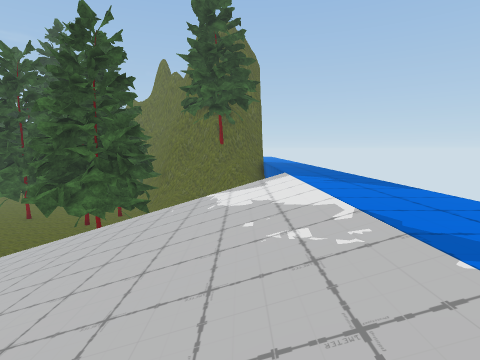
view 1 (above)

24 first-person views from a walk through a scene from a Unity 3-D project. The camera is 1.2 m above the floor, tilts 6° down and sees 80° across. The floor is counted in squares, 1 m on a side. Each view is taken from the middle of a square. On the plan, view 1 faces up. The plan holds only what a view shows up to about 13 squares ahead; the rest is blank. The place goes on beyond the plan. The player is left out. Some surface patterns are stand-ins.

view 2
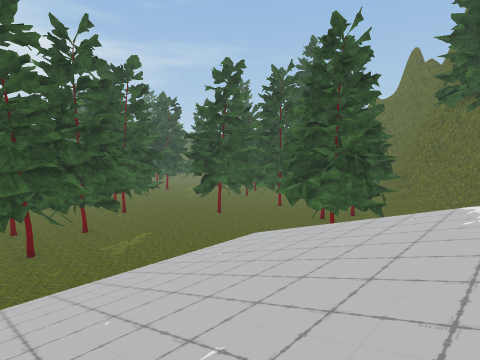

view 3
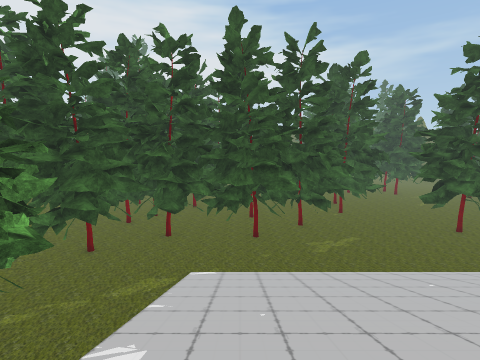

view 4
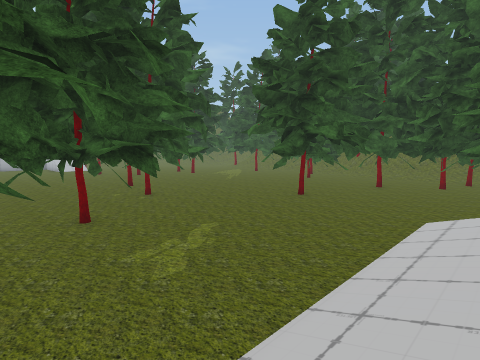

view 5
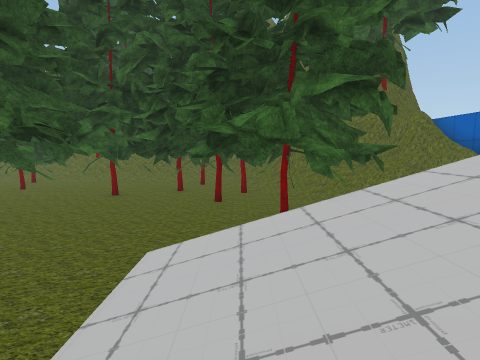

view 6
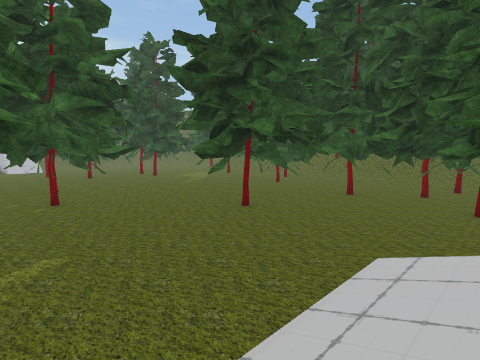

view 7
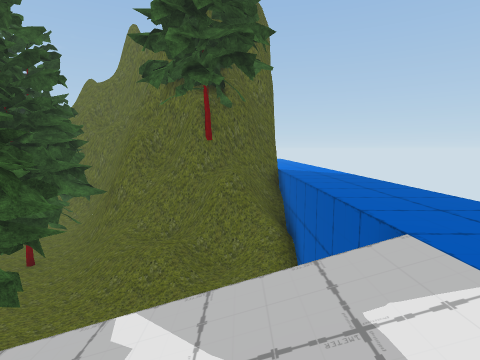

view 8
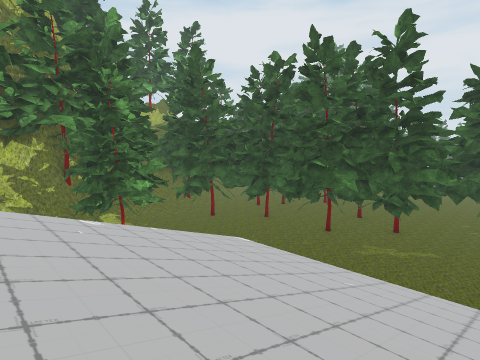

view 9
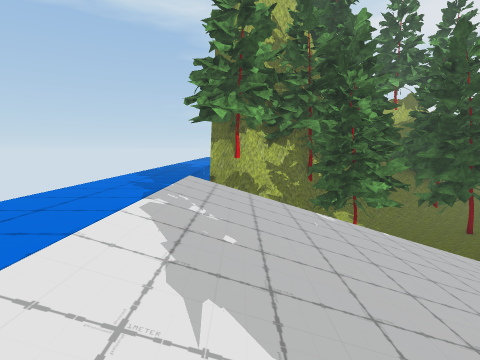

view 10
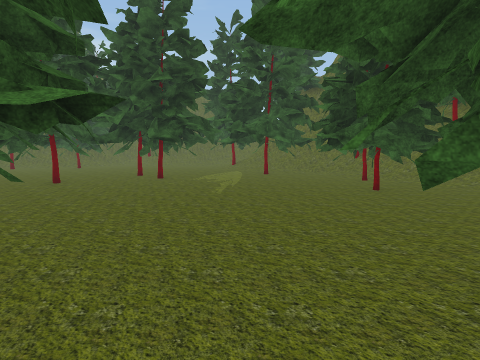

view 11
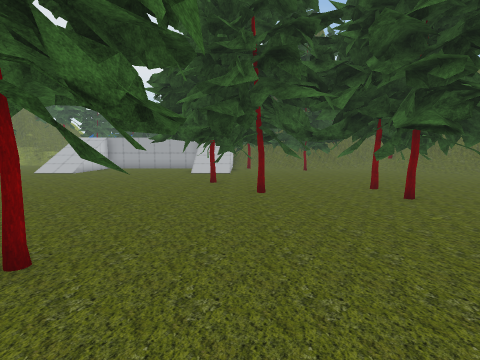

view 12
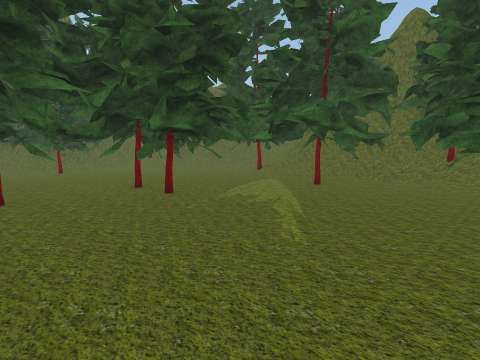

view 13
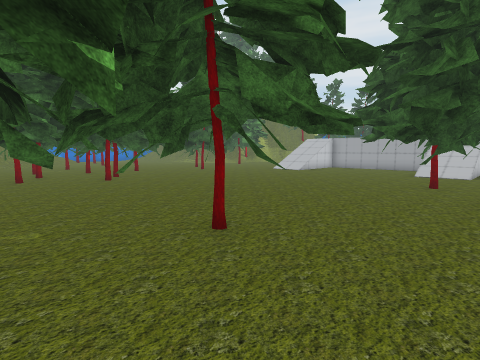

view 14
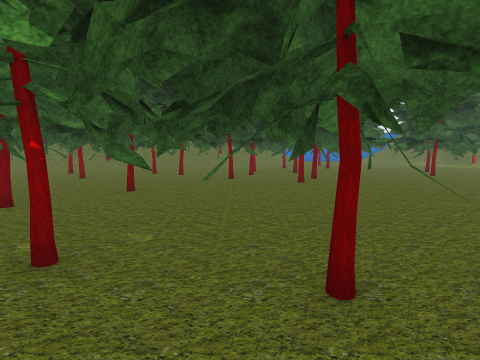

view 15
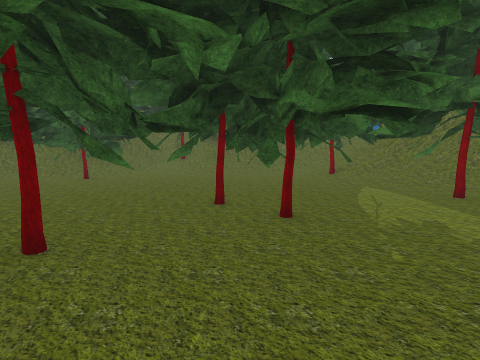

view 16
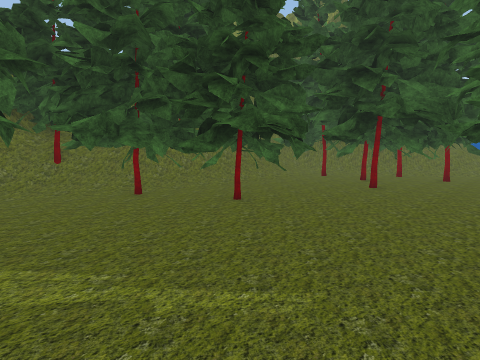

view 17
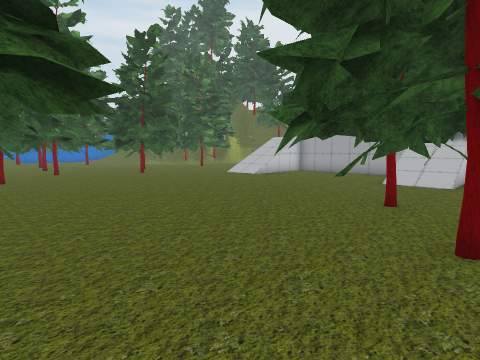

view 18
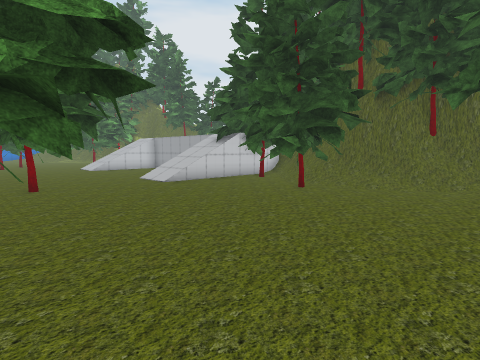

view 19
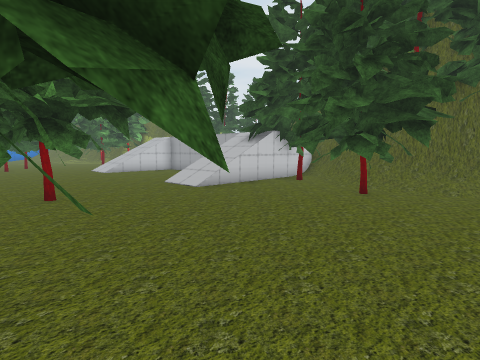

view 20
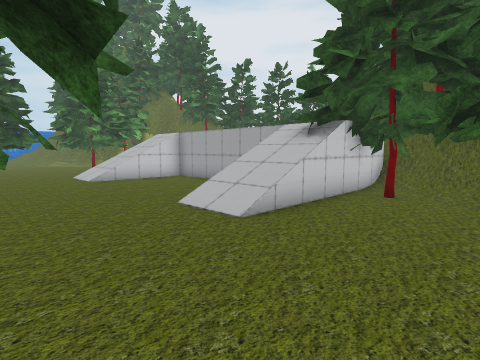

view 21
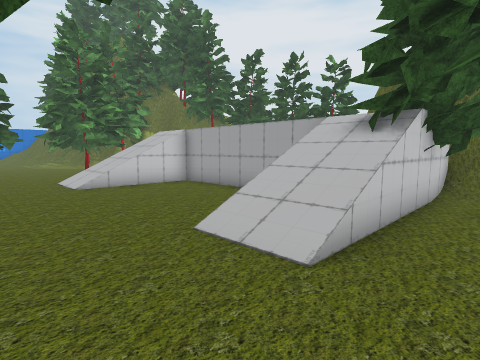

view 22
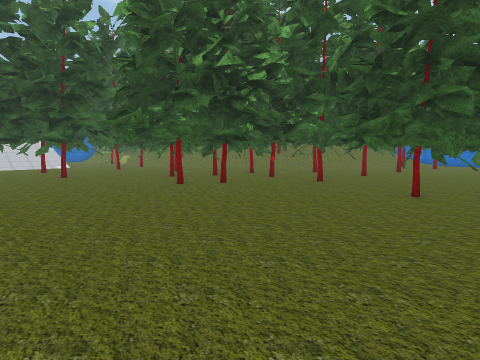

view 23
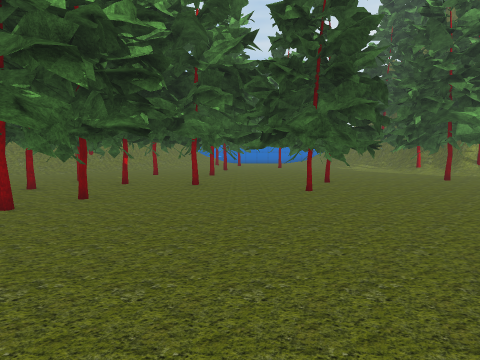

view 24
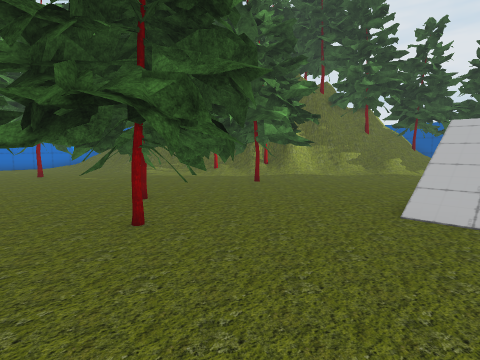

### Floor plan
Key: @ floor where view 1 was taken; # wall or solid block; x gap in a wall; . main floor; : floor 3 m higher than the main floor; / step, stairs or slope; = window, fence, low wall or low ledge; v drop or lower ground; T thing the floor can be seen under or through.
Columns run from 40 left of view 1 to 3 right of it. Each row starts with its distance up from view 1.
 20           ... ##...#
 19         ..... ...######                  #::
 18   ##/............#.##.##           #######::
 17   #=/..............#..###        ####=###v::
 16   ##//.......TTTTT.....######    #vvvvvv:v::
 15    #//.#....#.TTT......##..##### #vvvvvvvv::
 14    #/###......T T.T.........TT.####vvvvvvv::
 13    #####......TTTT .......TTT..####vvvvv  ::
 12     ####......TTT........#.TTT..#.xv#     ::
 11 ######......TT.T...........TTT....###     ::
 10 #v###......TTTTT.#.........TT.....##v     ::
  9 #v  ###//..TTTTTT..TT.TTT...T...//////////::
  8      ////...T......TT.TTT.......//////////::
  7       ......T.......TTTTTT......//////////::
  6       .............TT.T  T.#....//////////::
  5      ................. T.T..T...//////////::
  4      ...................TTTTT...//////////::
  3      ...................TT TT...//////////::
  2      ..................##   #...//////////::
  1      ////........ #.....#   #.#.//////////::
  0      ////........##.#x###   ##..////////@/::
 -1     ............#####.##     #.....       ::
 -2 ...........###...######      ##.....      ::
 -3 /.........####.###           ###....      ::
 -4 /.........#######             #######.
 -5   ..###..###..##                   #####

Where each view was taken, in squares from view 1:
view 1: 0 up, 0 right, facing up
view 2: 0 up, 0 right, facing up-left
view 3: 1 up, 0 right, facing left
view 4: 2 up, 7 left, facing up-left
view 5: 5 up, 7 left, facing up
view 6: 5 up, 7 left, facing up-left
view 7: 7 up, 0 right, facing up
view 8: 8 up, 0 right, facing down-left
view 9: 8 up, 0 right, facing down
view 10: 8 up, 13 left, facing up-left
view 11: 10 up, 17 left, facing left
view 12: 10 up, 17 left, facing up-left
view 13: 11 up, 17 left, facing down-left
view 14: 10 up, 19 left, facing down
view 15: 10 up, 21 left, facing up-left
view 16: 12 up, 21 left, facing up-right
view 17: 11 up, 21 left, facing down-left
view 18: 19 up, 26 left, facing down-left
view 19: 17 up, 26 left, facing down-left
view 20: 13 up, 28 left, facing down-left
view 21: 11 up, 29 left, facing down-left
view 22: 5 up, 30 left, facing down-right
view 23: 5 up, 26 left, facing down
view 24: 1 up, 26 left, facing down-left
